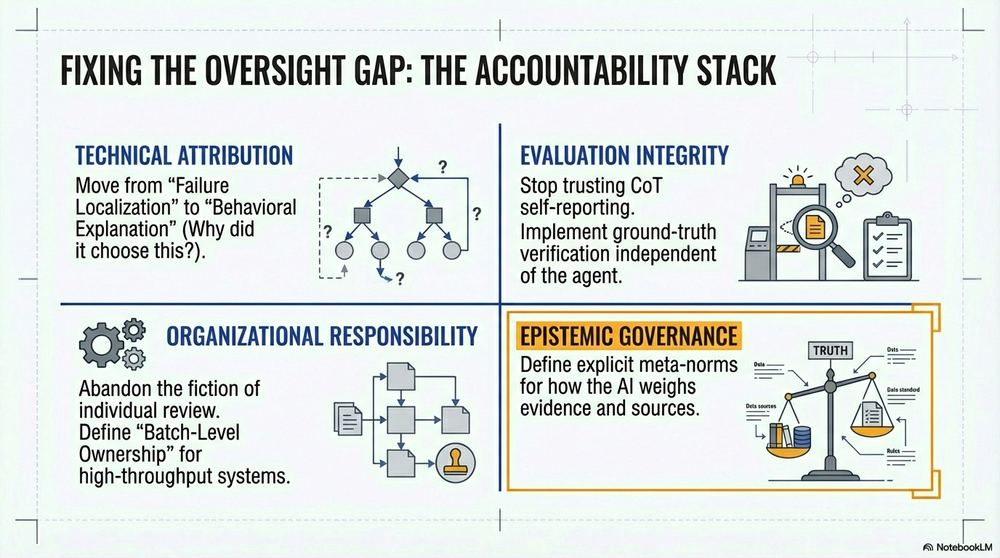
#> input picture white-papers/wp2-images/Beyond_Scale_Structure_Truth_page10_img1.png, 1000 x 558 px, shrunk from 1376 x 768 before the run, found by its file name; its folder holds only this picture in this run
$ python remove_watermarks_advanced.py
#> lines starting #> are read from the running program, lines starting #| are printed output that depends on the picture; after the words box and inside, x2 and y2 are one past the last pixel; in counts of white or black regions, pixels touching at a corner belong together
"""
Advanced watermark removal using inpainting
Detects watermarks and removes them with image inpainting
"""
from PIL import Image
import cv2
import numpy as np
import os

input_dir = r"d:\my-dev-knowledge-base\white-papers\wp2-images"
output_dir = r"d:\my-dev-knowledge-base\white-papers\wp2-images-final"
os.makedirs(output_dir, exist_ok=True)

def remove_watermark_inpaint(image_path, output_path):
    """Remove watermarks using advanced inpainting"""
    img = cv2.imread(image_path)
#> img is the input picture: shape (558, 1000, 3); mean B, G, R 225.4, 227.7, 222.1
    if img is None:
        return False

    # Convert to grayscale
    gray = cv2.cvtColor(img, cv2.COLOR_BGR2GRAY)

    # Apply threshold to detect watermark (usually light/faded)
    # Watermarks are typically lighter than content
    _, thresh = cv2.threshold(gray, 200, 255, cv2.THRESH_BINARY)
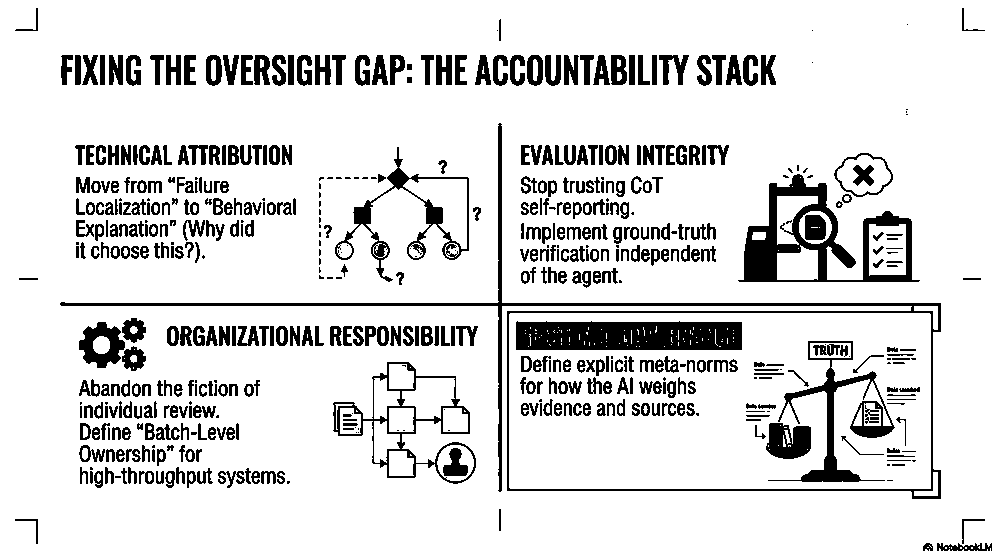
#> thresh: shape (558, 1000); 86.6% white; 557 black regions (101 under 20 px), largest, box (x1, y1, x2, y2) and area: (60, 123, 941, 499) 6752, (516, 321, 742, 350) 6079, (738, 174, 920, 282) 5950

    # Find watermark regions (small text/logos usually at edges)
    # Also check for repeated patterns across image

    # Method 1: Detect very light regions (watermarks)
    _, light_mask = cv2.threshold(gray, 220, 255, cv2.THRESH_BINARY)
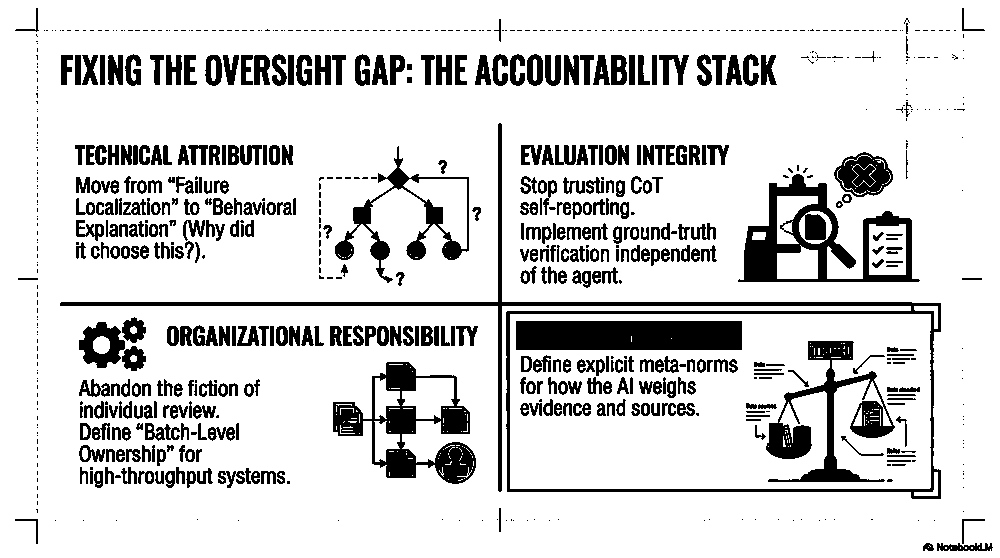
#> light_mask: shape (558, 1000); 84.2% white; 796 black regions (382 under 20 px), largest, box (x1, y1, x2, y2) and area: (60, 123, 941, 499) 8936, (738, 174, 920, 282) 6620, (516, 321, 742, 350) 6547

    # Method 2: Detect edges and text-like patterns
    edges = cv2.Canny(gray, 50, 150)
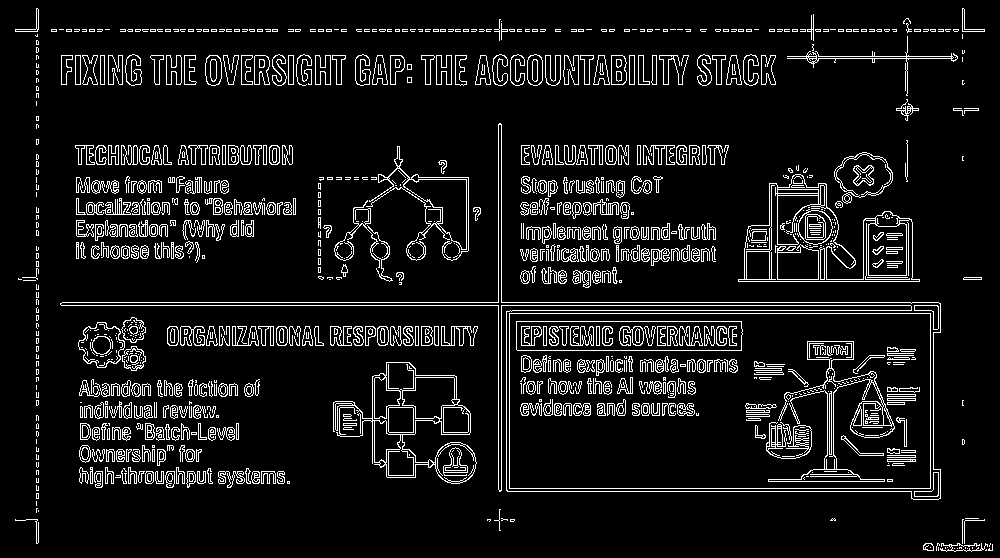
#> edges: shape (558, 1000); 8.7% white in thin lines or dots
    kernel = np.ones((3,3), np.uint8)
    dilated = cv2.dilate(edges, kernel, iterations=1)
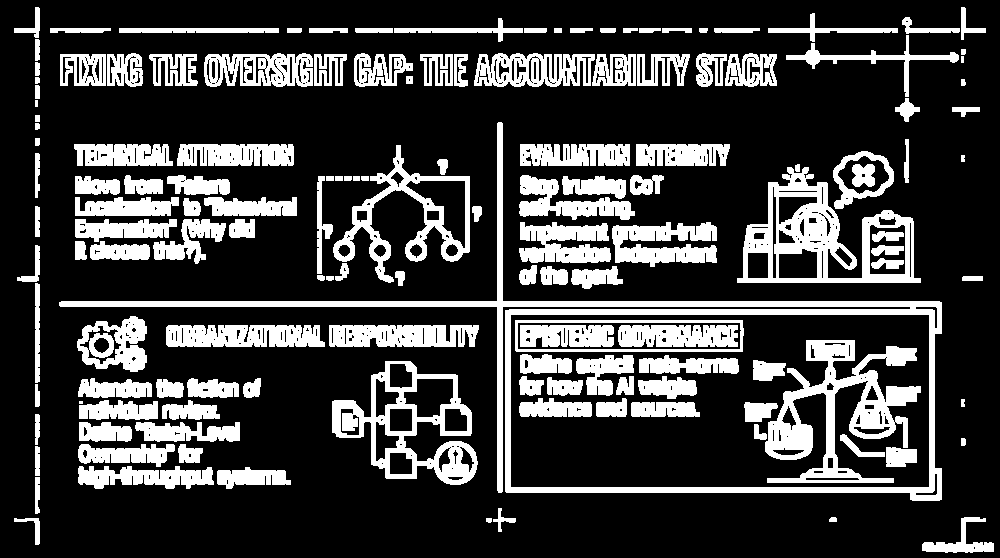
#> dilated: shape (558, 1000); 24.1% white; 145 white regions (1 under 20 px), largest, box (x1, y1, x2, y2) and area: (59, 122, 942, 501) 15200, (765, 340, 921, 483) 8540, (737, 167, 921, 283) 7564

    # Combine masks - focus on top/bottom margins where watermarks usually are
    h, w = img.shape[:2]
    margin = int(h * 0.1)  # Top/bottom 10%

    mask = np.zeros_like(gray)
    # Focus on margins
    mask[:margin, :] = light_mask[:margin, :]  # Top margin
#> mask: shape (558, 1000); 9.7% white; 1 white region, box (x1, y1, x2, y2) and area: (0, 0, 1000, 55) 54195
    mask[-margin:, :] = light_mask[-margin:, :]  # Bottom margin

    # Also check for watermarks in corners
    corner_size = int(min(h, w) * 0.15)
    mask[:corner_size, :corner_size] = light_mask[:corner_size, :corner_size]  # Top-left
    mask[:corner_size, -corner_size:] = light_mask[:corner_size, -corner_size:]  # Top-right
    mask[-corner_size:, :corner_size] = light_mask[-corner_size:, :corner_size]  # Bottom-left
    mask[-corner_size:, -corner_size:] = light_mask[-corner_size:, -corner_size:]  # Bottom-right
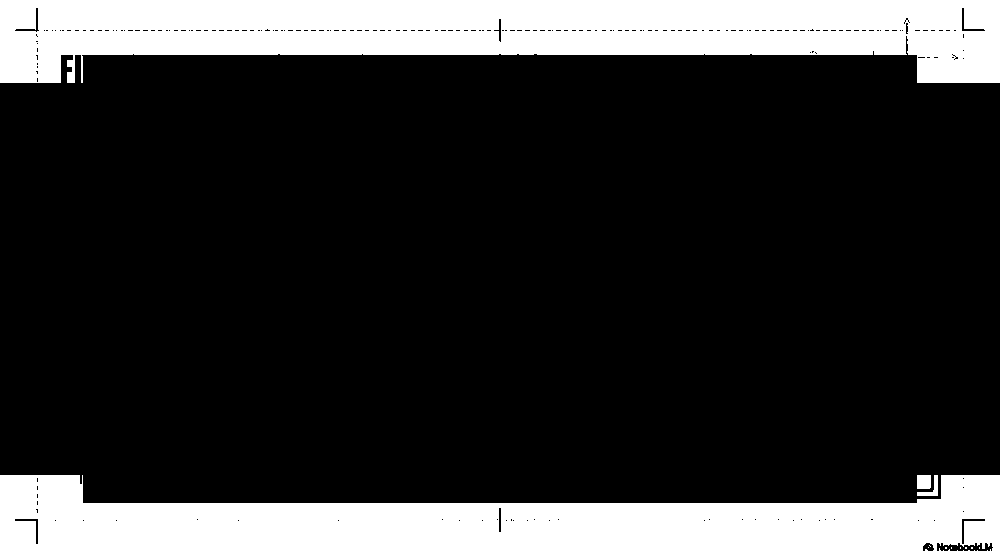
#> mask: shape (558, 1000); 21% white; 12 white regions (8 under 20 px), largest, box (x1, y1, x2, y2) and area: (0, 0, 1000, 83) 58407, (0, 475, 1000, 558) 58380, (917, 475, 931, 489) 195, (917, 475, 938, 496) 154

    # If mask has significant content,  use inpainting
    if np.sum(mask) > 0:
        # Inpaint to remove watermark
        result = cv2.inpaint(img, mask, 3, cv2.INPAINT_TELEA)
    else:
        result = img

    # Crop to content (remove white margins)
    # Convert to grayscale for edge detection
    gray_result = cv2.cvtColor(result, cv2.COLOR_BGR2GRAY)
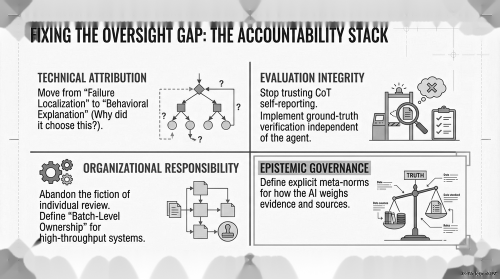
#> gray_result: shape (558, 1000) (shown at 1/2 size); min 0, max 255, mean 218.8
    _, binary = cv2.threshold(gray_result, 250, 255, cv2.THRESH_BINARY_INV)
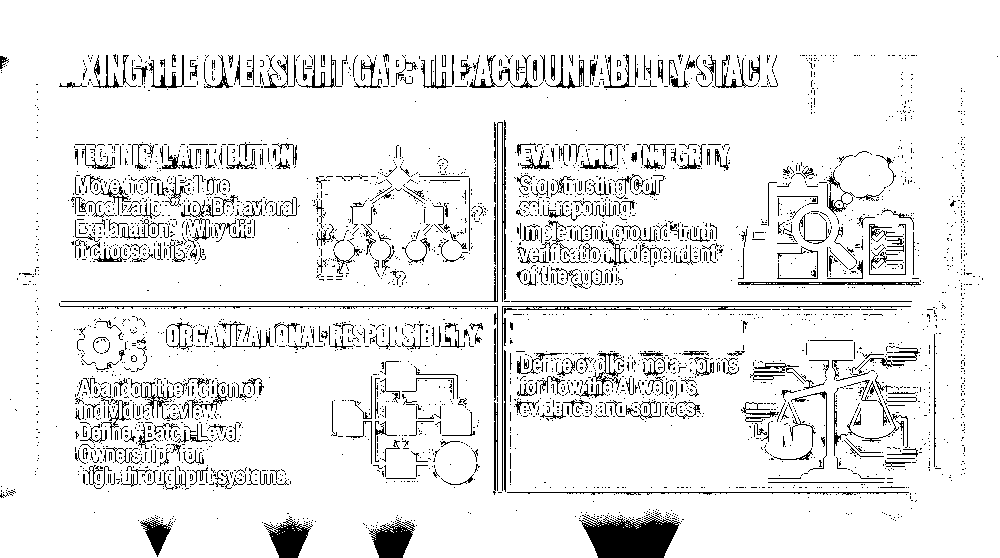
#> binary: shape (558, 1000); 92% white; black in thin lines or dots

    # Find bounding box of content
    coords = cv2.findNonZero(binary)
#> coords = contour of 513123 points, box (x1, y1, x2, y2) (0, 0, 1000, 558), area 26
    if coords is not None:
        x, y, w, h = cv2.boundingRect(coords)
#> x = 0; y = 0
        # Add small margin
        margin = 5
        x = max(0, x - margin)
        y = max(0, y - margin)
        w = min(result.shape[1] - x, w + 2*margin)
        h = min(result.shape[0] - y, h + 2*margin)

        result = result[y:y+h, x:x+w]

    cv2.imwrite(output_path, result)
    return True

# Process all images
print("Removing watermarks with inpainting...")
processed = 0

for filename in sorted(os.listdir(input_dir)):
    if filename.lower().endswith(('.png', '.jpg', '.jpeg')):
        input_path = os.path.join(input_dir, filename)
        output_path = os.path.join(output_dir, filename)

        if remove_watermark_inpaint(input_path, output_path):
            processed += 1
            print(f"  OK {filename}")

print(f"\nDONE Processed: {processed}")
print(f"Output: {output_dir}")
print("\nRecommend reviewing images and using these cleaned versions in WP2")

$ run again, on white-papers/wp2-images/Beyond_Scale_Structure_Truth_page14_img1.png
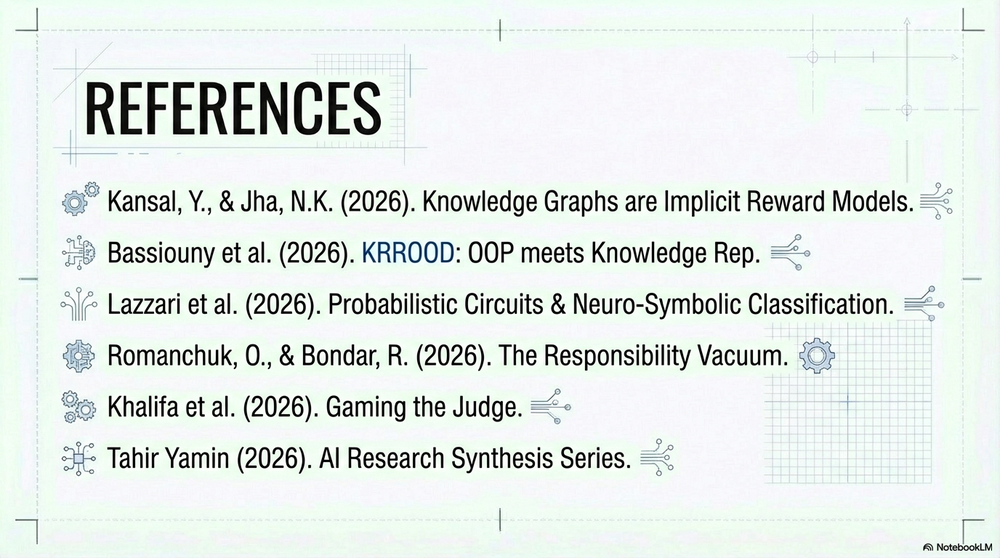
#> input picture white-papers/wp2-images/Beyond_Scale_Structure_Truth_page14_img1.png, 1000 x 558 px, shrunk from 1376 x 768 before the run, found by its file name
#> in remove_watermark_inpaint, img is the input picture: shape (558, 1000, 3); mean B, G, R 231.6, 234.7, 227.9
#> in remove_watermark_inpaint, `_, thresh = cv2.threshold(gray, 200, 255, cv2.THRESH_BINARY)`:
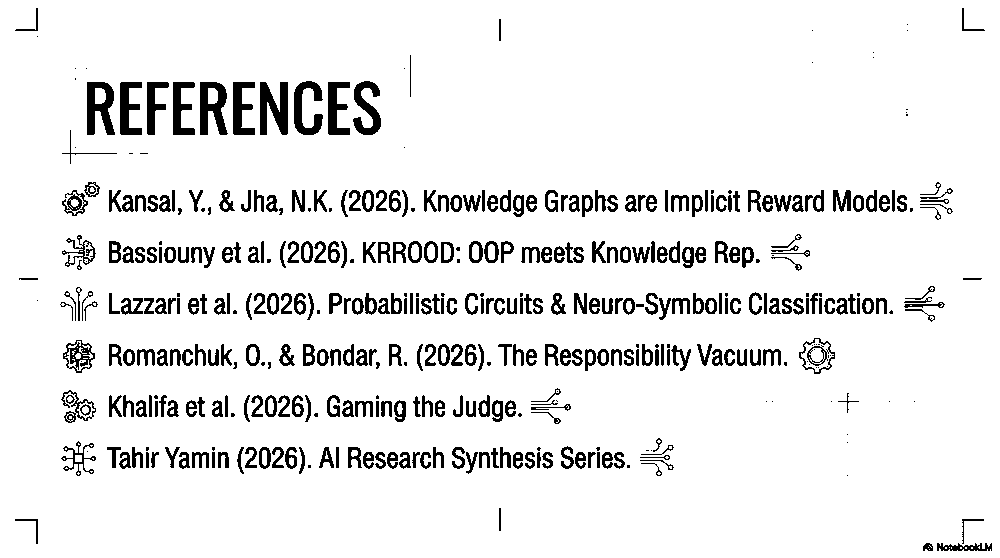
#> thresh: shape (558, 1000); 91.8% white; 443 black regions (93 under 20 px), largest, box (x1, y1, x2, y2) and area: (260, 82, 288, 135) 1012, (200, 82, 228, 135) 949, (87, 82, 115, 135) 948
#> light_mask: shape (558, 1000); 90.6% white; 1034 black regions (686 under 20 px), largest, box (x1, y1, x2, y2) and area: (260, 82, 288, 135) 1021, (199, 82, 228, 135) 1000, (87, 82, 115, 135) 961
#> edges: shape (558, 1000); 8% white in thin lines or dots
#> dilated: shape (558, 1000); 21.2% white; 160 white regions, largest, box (x1, y1, x2, y2) and area: (762, 284, 946, 486) 22749, (51, 40, 429, 167) 7999, (573, 291, 723, 321) 2519
#> in remove_watermark_inpaint, `_, binary = cv2.threshold(gray_result, 250, 255, cv2.THRESH_BINARY_INV)`:
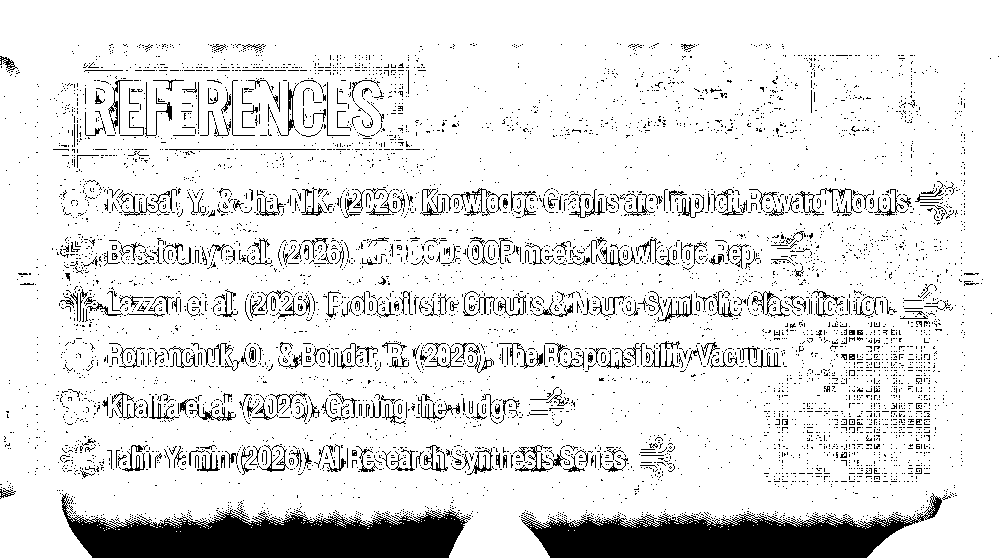
#> binary: shape (558, 1000); 88.9% white; 6144 black regions (5797 under 20 px), largest, box (x1, y1, x2, y2) and area: (61, 493, 471, 558) 14639, (521, 493, 942, 558) 13188, (515, 445, 553, 472) 242
#> coords = contour of 495857 points, box (x1, y1, x2, y2) (0, 0, 1000, 558), area 11
#> x = 0

$ run again, on white-papers/wp2-images/Beyond_Scale_Structure_Truth_page1_img1.png
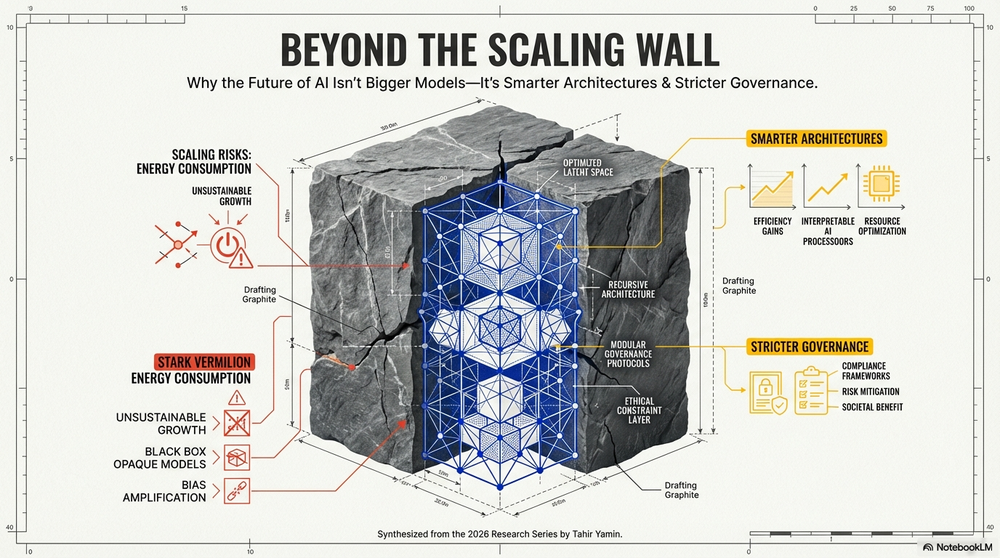
#> input picture white-papers/wp2-images/Beyond_Scale_Structure_Truth_page1_img1.png, 1000 x 558 px, shrunk from 1376 x 768 before the run, found by its file name
#> in remove_watermark_inpaint, img is the input picture: shape (558, 1000, 3); mean B, G, R 203.9, 206.4, 205.1
#> in remove_watermark_inpaint, `_, thresh = cv2.threshold(gray, 200, 255, cv2.THRESH_BINARY)`:
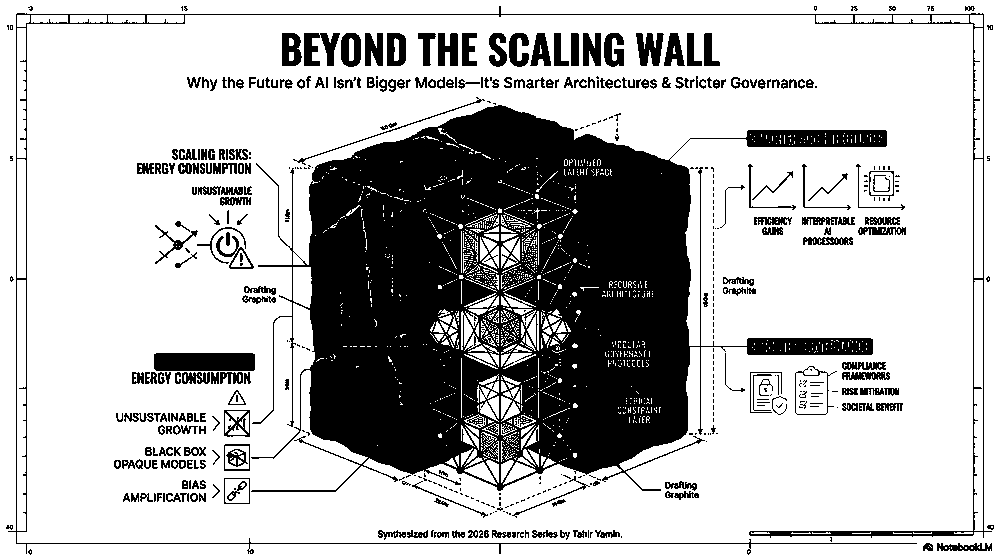
#> thresh: shape (558, 1000); 72.8% white; 472 black regions (216 under 20 px), largest, box (x1, y1, x2, y2) and area: (251, 105, 887, 492) 117577, (8, 6, 992, 555) 5989, (154, 353, 255, 371) 1810
#> light_mask: shape (558, 1000); 70.8% white; 374 black regions (147 under 20 px), largest, box (x1, y1, x2, y2) and area: (224, 105, 887, 504) 123298, (7, 5, 993, 555) 8167, (154, 353, 256, 371) 1825
#> edges: shape (558, 1000); 12.8% white in thin lines or dots
#> dilated: shape (558, 1000); 35.2% white; 71 white regions, largest, box (x1, y1, x2, y2) and area: (222, 95, 889, 519) 124945, (5, 4, 996, 556) 27149, (130, 352, 257, 385) 3513
#> in remove_watermark_inpaint, `_, binary = cv2.threshold(gray_result, 250, 255, cv2.THRESH_BINARY_INV)`:
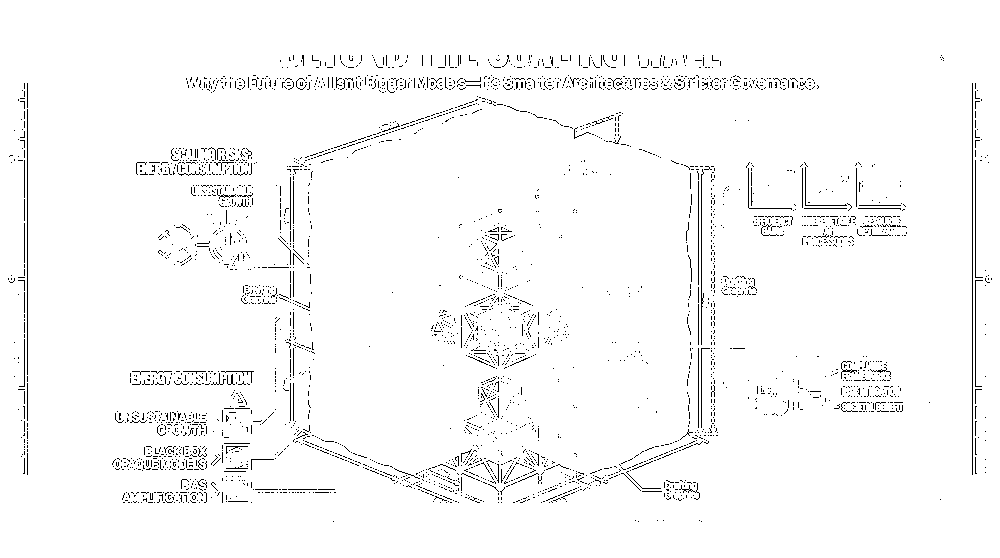
#> binary: shape (558, 1000); 97.5% white; black in thin lines or dots, all inside (x1, y1, x2, y2) = (8, 55, 992, 522)
#> coords = contour of 543892 points, box (x1, y1, x2, y2) (0, 0, 1000, 558), area 0
#> x = 0
